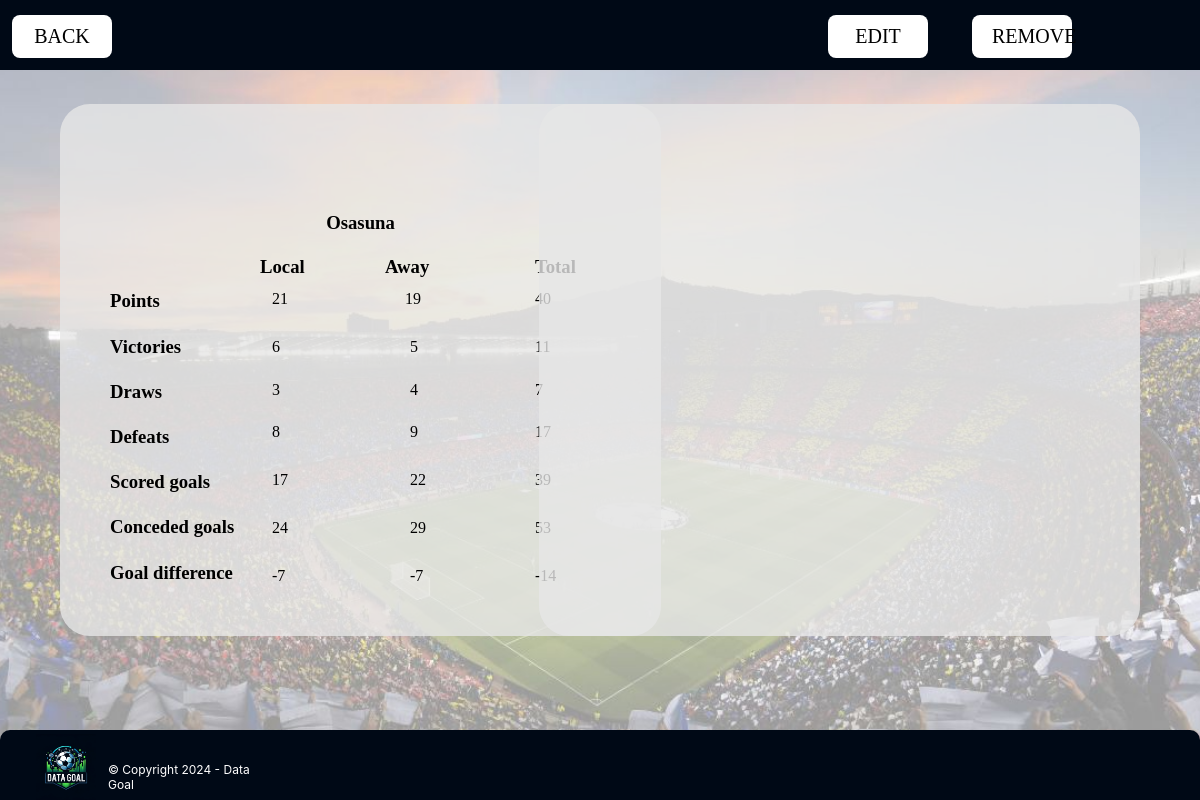
The app's page /make-comp/2/81/163/164/ (signed in) with its own data.
### dataGoal/models.py (models this page shows, shortened)
class Comparacio(models.Model):
    user = models.ForeignKey(User, default=1, on_delete=models.CASCADE)
    last_save_date = models.DateTimeField(default=timezone.now)
    temporada = models.ForeignKey(Temporada, on_delete=models.CASCADE)
    estadistiquesEquip1 = models.ForeignKey(EstadistiquesEquip, on_delete=models.CASCADE, related_name='equip1')
    estadistiquesEquip2 = models.ForeignKey(EstadistiquesEquip, on_delete=models.CASCADE, related_name='equip2')

class EstadistiquesEquip(models.Model):
    temporada = models.ForeignKey(Temporada, on_delete=models.CASCADE)
    nom = models.CharField(max_length=50)
    abreviacio = models.CharField(max_length=3)
    estadi = models.CharField(max_length=50)
    escut_url = models.URLField(max_length=200,
                                default='https://encrypted-tbn0.gstatic.com/images?q=tbn:ANd9GcTCugpPDzvVCn-fLGeKlz8A772i7SvZJ8OyJA&usqp=CAU')
    gols_favor_local = models.IntegerField(default=0)
    gols_favor_visitant = models.IntegerField(default=0)
    gols_en_contra_local = models.IntegerField(default=0)
    gols_en_contra_visitant = models.IntegerField(default=0)
    victorias_local = models.IntegerField(default=0)
    victorias_visitant = models.IntegerField(default=0)
    empates_local = models.IntegerField(default=0)
    empates_visitant = models.IntegerField(default=0)
    derrotas_local = models.IntegerField(default=0)
    derrotas_visitant = models.IntegerField(default=0)
    @property
    def gols_favor_totals(self):
        return self.gols_favor_local + self.gols_favor_visitant
    @property
    def gols_en_contra_totals(self):
        return self.gols_en_contra_local + self.gols_en_contra_visitant
    @property
    def diferencia_gols_local(self):
        return self.gols_favor_local - self.gols_en_contra_local
    @property
    def diferencia_gols_visitant(self):
        return self.gols_favor_visitant - self.gols_en_contra_visitant
    @property
    def diferencia_gols_totals(self):
        return self.gols_favor_totals - self.gols_en_contra_totals
    @property
    def victorias_totals(self):
        return self.victorias_local + self.victorias_visitant
    @property
    def empates_totals(self):
        return self.empates_local + self.empates_visitant
    @property
    def derrotas_totals(self):
        return self.derrotas_local + self.derrotas_visitant
    @property
    def puntos_local(self):
        return self.victorias_local * 3 + self.empates_local
    @property
    def puntos_visitant(self):
        return self.victorias_visitant * 3 + self.empates_visitant
    @property
    def puntos_totals(self):
        return self.puntos_local + self.puntos_visitant

### dataGoal/views.py (the view)
# urls.py: path('make-comp/<int:user_id>/<int:season_id>/<int:equip1_id>/<int:equip2_id>/', views.retrieve_comparison, name="get-comp"),
@login_required
def retrieve_comparison(request, user_id, season_id, equip1_id, equip2_id):
    temporada = Temporada.objects.filter(
        id=season_id
    ).first()
    equip1 = EstadistiquesEquip.objects.get(
        id=equip1_id,
        temporada=temporada
    )
    equip2 = EstadistiquesEquip.objects.get(
        id=equip2_id,
        temporada=temporada
    )
    comparacio = Comparacio.objects.get(
        user=user_id,
        temporada=temporada,
        estadistiquesEquip1=equip1,
        estadistiquesEquip2=equip2,
    )
    print(equip1.gols_favor_local)
    template = '../../dataGoal/templates/retrieve_comparative_selection.html'
    return render(request, template, {'comparacio': comparacio})

### dataGoal/templates/retrieve_comparative_selection.html (shortened to what this page needs)
<!DOCTYPE html>
<html lang="en">
<head>
    <link href="../../../../../../static/stylesMakeCompSelection.css" rel="stylesheet" />
</head>
<body>
   <div class="make_a_comparative">
       <div class="top_panel">
           <a class="back_b" href="{% url 'dashboard' %}">BACK</a>
           <a class="edit_b" href="{% url 'edit-comp' comparacio.id %}">EDIT</a>
           <a class="remove_b">REMOVE</a>
       </div>
       <div class="gray_box">
            <div class="stats1">
                <div class="team1name">
                     <h3>{{comparacio.estadistiquesEquip1.nom}}</h3>
                </div>
                <div class="local">
                     <h3>Local</h3>
                </div>
                <div class="visitante">
                     <h3>Away</h3>
                </div>
                <div class="total">
                     <h3>Total</h3>
                </div>
                <div class="puntos">
                    <h3>Points</h3>
                    <ul>
                        <li>{{ comparacio.estadistiquesEquip1.puntos_local }}</li>
                        <li>{{ comparacio.estadistiquesEquip1.puntos_visitant }}</li>
                        <li>{{ comparacio.estadistiquesEquip1.puntos_totals }}</li>
                    </ul>
                </div>
               <div class="victories">
                   <h3>Victories</h3>
                   <ul>
                       <li>{{ comparacio.estadistiquesEquip1.victorias_local }}</li>
                       <li>{{ comparacio.estadistiquesEquip1.victorias_visitant }}</li>
                       <li>{{ comparacio.estadistiquesEquip1.victorias_totals }}</li>
                   </ul>
               </div>
                <div class="draws">
                    <h3>Draws</h3>
                    <ul>
                        <li>{{ comparacio.estadistiquesEquip1.empates_local }}</li>
                        <li>{{ comparacio.estadistiquesEquip1.empates_visitant }}</li>
                        <li>{{ comparacio.estadistiquesEquip1.empates_totals }}</li>
                    </ul>
                </div>
                <div class="defeats">
                    <h3>Defeats</h3>
                    <ul>
                        <li>{{ comparacio.estadistiquesEquip1.derrotas_local }}</li>
                        <li>{{ comparacio.estadistiquesEquip1.derrotas_visitant }}</li>
                        <li>{{ comparacio.estadistiquesEquip1.derrotas_totals }}</li>
                    </ul>
                </div>
                <div class="goles_a_favor">
                    <h3>Scored goals</h3>
                    <ul>
                        <li>{{ comparacio.estadistiquesEquip1.gols_favor_local }}</li>
                        <li>{{ comparacio.estadistiquesEquip1.gols_favor_visitant }}</li>
                        <li>{{ comparacio.estadistiquesEquip1.gols_favor_totals }}</li>
                    </ul>
                </div>
                <div class="goles_en_contra">
                    <h3>Conceded goals</h3>
                    <ul>
                        <li>{{ comparacio.estadistiquesEquip1.gols_en_contra_local }}</li>
                        <li>{{ comparacio.estadistiquesEquip1.gols_en_contra_visitant }}</li>
                        <li>{{ comparacio.estadistiquesEquip1.gols_en_contra_totals }}</li>
                    </ul>
                </div>
                <div class="diferencia_goles">
                    <h3>Goal difference</h3>
                    <ul>
                        <li>{{ comparacio.estadistiquesEquip1.diferencia_gols_local }}</li>
                        <li>{{ comparacio.estadistiquesEquip1.diferencia_gols_visitant }}</li>
                        <li>{{ comparacio.estadistiquesEquip1.diferencia_gols_totals }}</li>
                    </ul>
                </div>
            </div>
       </div>
       <div class="second_gray_box"></div>
       <h1 class="title1">
       </h1>
   </div>
   <div class="bottom_panel">
       <div class="logo"></div>
       <span class="copyright">© Copyright 2024 - Data Goal</span>
   </div>
</body>
</html>

### records on screen
Comparacio: estadistiquesEquip1.nom "Osasuna", estadistiquesEquip1.puntos_local "21", estadistiquesEquip1.puntos_visitant "19", estadistiquesEquip1.puntos_totals "40", estadistiquesEquip1.victorias_local "6", estadistiquesEquip1.victorias_visitant "5", estadistiquesEquip1.victorias_totals "11", estadistiquesEquip1.empates_local "3", estadistiquesEquip1.empates_visitant "4", estadistiquesEquip1.empates_totals "7", estadistiquesEquip1.derrotas_local "8", estadistiquesEquip1.derrotas_visitant "9", estadistiquesEquip1.derrotas_totals "17", estadistiquesEquip1.gols_favor_local "17", estadistiquesEquip1.gols_favor_visitant "22", estadistiquesEquip1.gols_favor_totals "39", estadistiquesEquip1.gols_en_contra_local "24", estadistiquesEquip1.gols_en_contra_visitant "29", estadistiquesEquip1.gols_en_contra_totals "53", estadistiquesEquip1.diferencia_gols_local "-7", estadistiquesEquip1.diferencia_gols_visitant "-7", estadistiquesEquip1.diferencia_gols_totals "-14"
